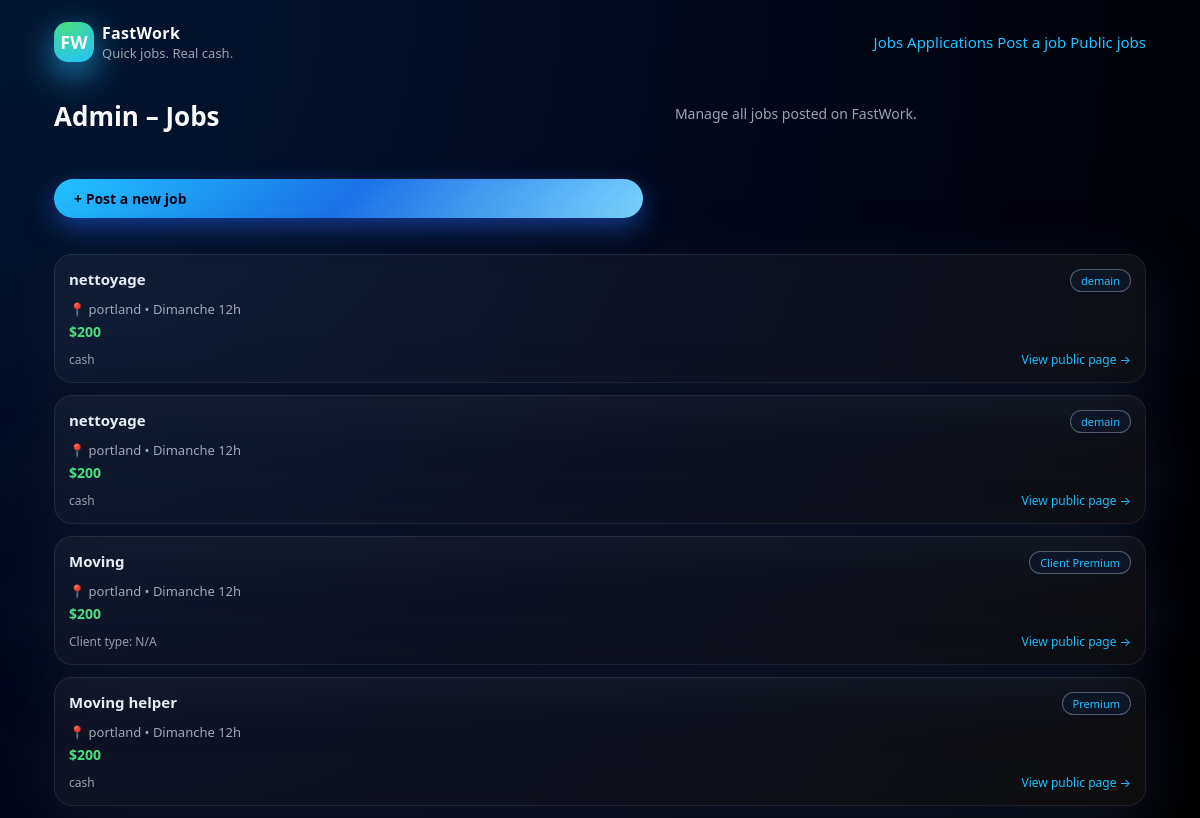
Page /jobs on the committed database.
### main.py (models this page shows)
class Job(SQLModel, table=True):
    id: Optional[int] = Field(default=None, primary_key=True)
    title: str
    location: str
    price: int
    hours: str
    badge: Optional[str] = None
    client: Optional[str] = None
    description: Optional[str] = None
    contact_email: Optional[str] = None
    contact_phone: Optional[str] = None
    contact_sms: Optional[str] = None

### main.py (the view)
@app.get("/jobs", response_class=HTMLResponse)
def list_jobs(
    request: Request,
    session: Session = Depends(get_session),
    location: Optional[str] = None,
    min_price: Optional[int] = None,
):
    statement = select(Job)
    if location:
        statement = statement.where(Job.location.ilike(f"%{location}%"))
    if min_price is not None:
        statement = statement.where(Job.price >= min_price)
    jobs = session.exec(statement).all()
    return templates.TemplateResponse(
        "jobs.html",
        {
            "request": request,
            "jobs": jobs,
            "location": location or "",
            "min_price": min_price or "",
        },
    )

### templates/jobs.html (shortened to what this page needs)
<!DOCTYPE html>
<html lang="en">
<head>
    <link rel="stylesheet" href="/static/style.css">
</head>
<body class="page-admin">
<div class="page">
    <header class="site-header">
        <div class="logo">
            <div class="logo-badge">FW</div>
            <div>
                <div class="logo-text">FastWork</div>
                <div class="tagline">Quick jobs. Real cash.</div>
            </div>
        </div>
        <nav class="main-nav">
            <a href="/admin/jobs" class="nav-link active">Jobs</a>
            <a href="/admin/applications" class="nav-link">Applications</a>
            <a href="/post-job" class="nav-link">Post a job</a>
            <a href="/jobs" class="nav-link">Public jobs</a>
        </nav>
    </header>
    <main>
        <section class="hero">
            <h1 class="hero-title">Admin – Jobs</h1>
            <p class="hero-subtitle">
                Manage all jobs posted on FastWork.
            </p>
            <a href="/post-job" class="primary-btn">
                + Post a new job
            </a>
        </section>
        <section class="jobs-section">
            {% if jobs %}
                <div class="jobs-grid admin-jobs-grid">
                    {% for job in jobs %}
                        <div class="job-card admin-job-card">
                            <div class="job-top-row">
                                <div class="job-title">
                                    {{ job.title }}
                                </div>
                                {% if job.badge %}
                                    <div class="job-badge">{{ job.badge }}</div>
                                {% endif %}
                            </div>
                            <div class="job-meta">
                                📍 {{ job.location }} • {{ job.hours }}
                            </div>
                            <div class="job-pay">
                                ${{ job.price }}
                            </div>
                            <div class="job-footer admin-job-footer">
                                <div class="job-client">
                                    {% if job.client %}
                                        {{ job.client }}
                                    {% else %}
                                        Client type: N/A
                                    {% endif %}
                                </div>
                                <div class="job-admin-links">
                                    <a href="/job/{{ job.id }}" class="admin-link">
                                        View public page →
                                    </a>
                                </div>
                            </div>
                        </div>
                    {% endfor %}
                </div>
            {% else %}
                <p class="empty-state">
                    No jobs posted yet. Start by creating one.
                </p>
            {% endif %}
        </section>
    </main>
</div>
</body>
</html>

### static/style.css (style rules this page uses)
:root { --bg-main: #020617; --bg-card: #02091f; --bg-card-soft: #061428; --accent: #22c1ff; --accent2: #1a73e8; --accent-soft: rgba(34, 193, 255, 0.15); --text-main: #f9fafb; --text-muted: #9ca3af; --danger: #ef4444; --success: #22c55e; --radius-lg: 22px; --radius-pill: 999px; --shadow-soft: 0 18px 60px rgba(15, 23, 42, 0.85); --shadow-card: 0 14px 40px rgba(15, 23, 42, 0.8); }
*, *::before, *::after { box-sizing: border-box; }
html, body { margin: 0; padding: 0; font-family: system-ui, -apple-system, BlinkMacSystemFont, "SF Pro Text", "Segoe UI", sans-serif; background: radial-gradient(circle at top left, #031633, #020617 55%, #000 100%); color: var(--text-main); }
a { color: var(--accent); text-decoration: none; }
.page { max-width: 1120px; margin: 0 auto; padding: 32px 20px 48px; }
header { display: flex; align-items: center; justify-content: space-between; margin-bottom: 32px; }
.logo { display: flex; align-items: center; gap: 10px; }
.logo-badge { width: 40px; height: 40px; border-radius: 14px; background: radial-gradient(circle at 30% 0%, #4ade80, #22c1ff); display: flex; align-items: center; justify-content: center; font-weight: 800; font-size: 18px; box-shadow: 0 12px 35px rgba(34, 193, 255, 0.7); }
.logo-text { font-weight: 700; font-size: 22px; letter-spacing: 0.02em; }
.tagline { font-size: 13px; color: var(--text-muted); }
main { display: block; }
.hero { display: grid; grid-template-columns: minmax(0, 1.25fr) minmax(0, 1fr); gap: 32px; align-items: center; margin-bottom: 36px; }
.hero-title { font-size: 34px; line-height: 1.1; margin: 0 0 14px; }
.hero-subtitle { font-size: 15px; color: var(--text-muted); max-width: 460px; margin: 0 0 20px; }
.jobs-grid { display: grid; gap: 22px; grid-template-columns: repeat(auto-fill, minmax(280px, 1fr)); }
.job-card { background: radial-gradient(circle at top left, #071630, #020617); border-radius: 18px; padding: 16px 16px 14px; border: 1px solid rgba(148, 163, 184, 0.3); box-shadow: var(--shadow-soft); position: relative; overflow: hidden; cursor: pointer; transition: transform 0.14s ease, box-shadow 0.14s ease, border-color 0.14s ease, background 0.14s ease; }
.job-card { background: rgba(255, 255, 255, 0.05); border: 1px solid rgba(255, 255, 255, 0.08); padding: 20px; border-radius: 18px; backdrop-filter: blur(6px); transition: all 0.2s ease-in-out; cursor: pointer; }
.job-top-row { display: flex; justify-content: space-between; align-items: baseline; margin-bottom: 8px; }
.job-title { font-weight: 600; font-size: 15px; }
.job-badge { font-size: 11px; padding: 3px 10px; border-radius: 999px; background: rgba(15, 23, 42, 0.9); border: 1px solid rgba(148, 163, 184, 0.5); color: var(--accent); }
.job-meta { font-size: 13px; color: var(--text-muted); margin-bottom: 4px; }
.job-pay { font-weight: 600; font-size: 14px; color: #4ade80; margin-bottom: 10px; }
.job-footer { display: flex; justify-content: space-between; align-items: center; font-size: 12px; color: var(--text-muted); }
.job-card { display: block; text-decoration: none; color: inherit; }
.job-title { color: #e8edf3; }
.job-meta { color: #9da8b8; }
.job-card { display: block; text-decoration: none; color: inherit; transition: transform 0.15s ease-out; }
.primary-btn { display: inline-block; padding: 10px 20px; border-radius: 999px; background: linear-gradient(135deg, #22c1ff, #1a73e8, #7dd3fc); color: #020617; font-weight: 600; font-size: 14px; text-decoration: none; transition: transform 0.12s ease, box-shadow 0.12s ease; box-shadow: 0 10px 26px rgba(37, 99, 235, 0.55); }
body { font-size: 15px; }
.page { padding: 12px 14px; }
header { padding-top: 10px; padding-bottom: 6px; }
.logo { display: flex; align-items: center; gap: 8px; }
.logo-text { font-size: 16px; }
.hero { margin-top: 12px; }
.hero h1 { font-size: 26px; line-height: 1.25; }
.hero p { font-size: 14px; line-height: 1.5; }
.jobs-grid { display: grid; grid-template-columns: 1fr; gap: 12px; }
.job-card { padding: 14px; }

### rows in the picture
Job: title "nettoyage", badge "demain", location "portland", hours "Dimanche 12h", price "200", client "cash"
Job: title "nettoyage", badge "demain", location "portland", hours "Dimanche 12h", price "200", client "cash"
Job: title "Moving", badge "Client Premium", location "portland", hours "Dimanche 12h", price "200", client "Client type: N/A"
Job: title "Moving helper", badge "Premium", location "portland", hours "Dimanche 12h", price "200", client "cash"
